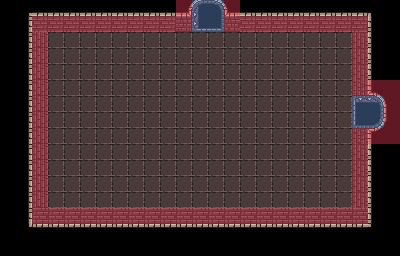

The image is a tile-based game level rendered from a .tmx file. Its description and source (layers, tilesets, objects; grid data summarised) follow:
An orthogonal 25x16 tile map with 16x16 px tiles, 3 tile layers (Tile Layer 1, wall meta, door meta), 2 tilesets.

<map version="1.8" tiledversion="1.8.4" orientation="orthogonal" renderorder="right-down" width="25" height="16" tilewidth="16" tileheight="16" infinite="0" nextlayerid="5" nextobjectid="1">
 <tileset firstgid="1" source="0x72_DungeonTilesetII_v1.4.tsx" />
 <tileset firstgid="1025" source="MetaSet.tsx" />
 <layer id="1" name="Tile Layer 1" width="25" height="16">
  <data>[400 cells, 349 non-empty, 17 distinct tile ids]</data>
 </layer>
 <layer id="3" name="wall meta" width="25" height="16" opacity="0.4">
  <data>[400 cells, 68 non-empty, 1 distinct tile ids]</data>
 </layer>
 <layer id="4" name="door meta" width="25" height="16" opacity="0.4">
  <data>[400 cells, 8 non-empty, 1 distinct tile ids]</data>
 </layer>
</map>
